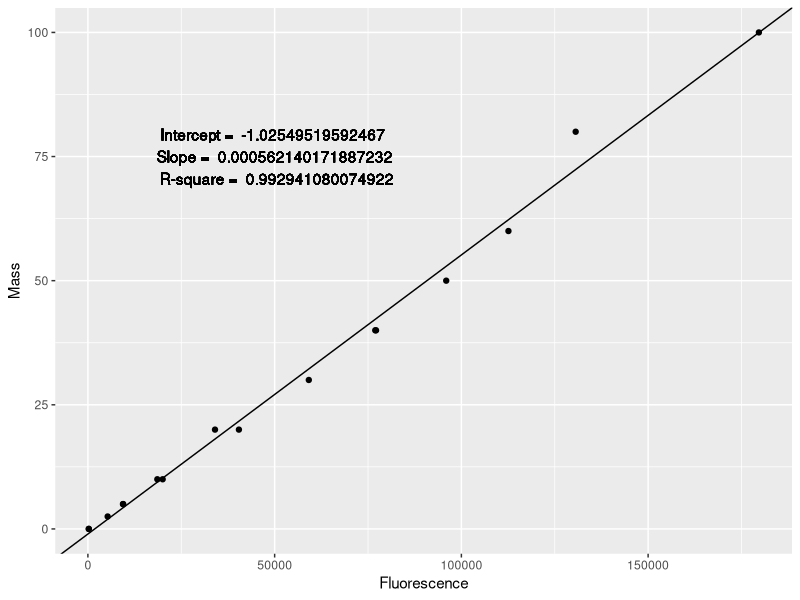

Source code (R):
## ---- chunk 1
library(readxl)
library(tidyverse)
'%!in%' <- function(x,y)!('%in%'(x,y))
## ---- chunk 2
RawValues <- 
  read_excel("./Data/March2023.xlsx", sheet = "Plate1") %>%
  rename(Row = 1) %>% 
  pivot_longer(2:13, names_to = "Column", values_to = "Fluorescence")

RawValues
## ---- chunk 3
Standards <- c(10, 8, 6, 4, 2, 1, 0.5, 0)
VolumeC1 <- 10
VolumeC2 <- 5
VolumeSample <- 2
## ---- chunk 4
AddedMass <- tibble(
  Column = as.character(c(rep(1, 8), rep(2, 8))),
  Row = rep(c("A", "B", "C", "D", "E", "F", "G", "H"),2),
  Mass = c(Standards*VolumeC1, Standards*VolumeC2)
)



StandardCurve <-
  RawValues %>% 
  filter(Column %in% c("1","2")) %>% 
  left_join(AddedMass, by = c("Column", "Row"))

mod <-lm(Mass ~ Fluorescence, data = StandardCurve)
intercept <- mod$coefficients[1]
slope <- mod$coefficients[2]
R2 <- summary(mod)$r.squared

StandardCurve %>% 
  ggplot(aes(Fluorescence, Mass)) +
  geom_point() +
  geom_abline(slope = slope, intercept = intercept)+
  geom_text(x=50000, y=75, label = paste(
    "Intercept = ", intercept, "\n",
    "Slope = ", slope, "\n",
    "R-square = ", R2
  ))
## ---- chunk 5
SampleConc <- RawValues %>%
  filter(Column %!in% c("1", "2")) %>% 
  mutate(`Mass (ng)` = slope*Fluorescence-intercept,
         `Concentration (ng/ul)` = `Mass (ng)` / VolumeSample) %>% 
  arrange(as.integer(Column), Row) %>% 
  select(Column, Row, `Concentration (ng/ul)`)

SampleConcMat <-   
  SampleConc %>% 
  pivot_wider(names_from = Column, values_from = `Concentration (ng/ul)`)

SampleConcVolumes <-
  SampleConc %>% 
  mutate(`Volume for 10ng (ul)` = 10/`Concentration (ng/ul)`,
         `Volume for 60ng (ul)` = 60/`Concentration (ng/ul)`,
         `Volume for 80ng (ul)` = 80/`Concentration (ng/ul)`)


SampleConcVolumes
